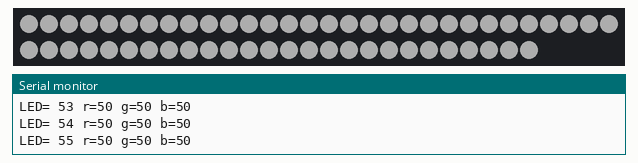
A sketch run on a simulated Arduino Uno, built with avr-gcc and run on an emulated ATmega328P. Shown: 56 RGB LEDs in strip order, left to right, continuing on the next row, the last lines printed to the serial monitor. Dim RGB values are drawn brighter than linear.

Above: at 0.3 s.
At 1.5 s:
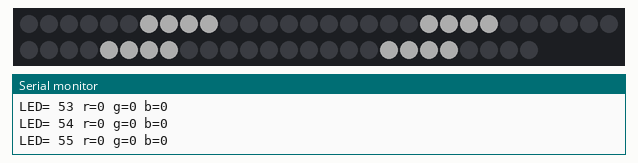
At 2.7 s:
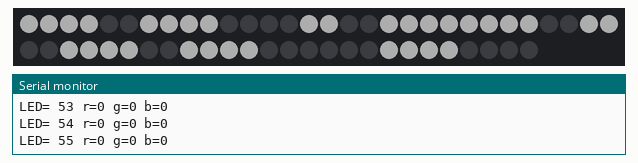
At 3.9 s:
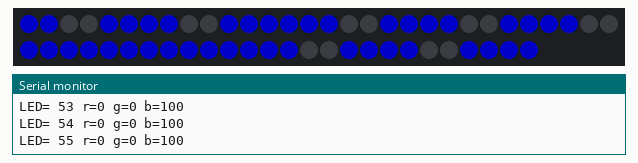

The sketch:

SevenSegmentDisplay.ino
```cpp
/*
 Name:		Arduino.ino
 Created:	04.08.2016 09:48:14
 Author:	nicole

 Update from Janurary 2022:
 The way the display is initalised changed: there are no longer global options. Which means: there should be more than one display per arduino possible
 eg:
 Display display_TeamOne =Display(6,2);  using pin 6
 Display display_TeamTwo =Display(8,2);  using pin 8

*/
#include <Adafruit_NeoPixel.h>
#include "Display.h"
#include "options.h"


Display display =Display(6,2); // sets Display options: Pin,  LEDs per Segment

// the setup function runs once when you press reset or power the board
void setup() {
	Serial.begin(57600);
	display.printStatus();
	display.init();

	display.show(8888, 50, 50, 50);

  //display.showFlag(1);


	//display.clear();
	//display.show(3, 0, 255, 165, 0);
	//display.show(2, 0, 50, 50, 50);
	//display.show(1, 0, 139, 69, 0);
	//display.show(0, 2, 100, 0, 0);


}

// the loop function runs over and over again until power down or reset
void loop() {
	//display.show(8888, 50, 50, 50);
  delay(1000);
  display.show(1111, 50, 50, 50);
   delay(1000);
  display.show(1234, 50, 50, 50);
  delay(1000);
  display.show(2022, 0, 0, 100);
	/*delay(3000);
//Serial.println(display.debugvalue(0));
//	Serial.println(display.debugvalue(1));
	//Serial.println(display.debugvalue(2));
	//Serial.println(display.debugvalue(3));
	//Serial.println(display.debugvalue(4));


	//delay(30000);
/*	for (int i = 0; i <= 9999; i++)
	{
		display.show(i, 0, 0, 100);
		delay(500);
	}
*/
/*	display.show(1,0,0,100);
	delay(2000);
	display.show(12, 0, 0, 100);
	delay(2000);
	display.show(123, 0, 0, 100);
	delay(2000);
	display.show(1234, 0, 0, 100);
	delay(2000);
	display.show(2345, 0, 0, 100);
	delay(2000);
	display.show(2016, 0, 0, 100);
	delay(5000);*/

}
```

Digit.cpp
```cpp
#include "Digit.h"
/*
 * A digit is any one of the numbers 0 to 9.
 * Here, 7 groups of LEDS are one segment.
 * The numbuer of LEDs is the sum over all the LEDs in the digit.
 * In the whole display, each LED as a unique, integer value representing its position
 * As the digit itself doesn't care, which postion it has in the whole display it passes startvalue and offset
 * through to the LED Object.
 */
Digit::Digit()
{
}

void Digit::init(int offset, int numberOfLedsPerSegment)
{
  m_StartValue = offset;
  m_LedsPerSegment = numberOfLedsPerSegment;
  numberOfLEDs = numberOfLedsPerSegment*7;

  for (int i = 0; i < numberOfLEDs; i++)
  {
    leds[i] = LED(m_StartValue + i);
  }
}

LED Digit::getLED(int i)
{
  return leds[i];
}


void Digit::setValue(int value)
{
  for (int i = 0; i < numberOfLEDs; i++)
  {
    leds[i].turnOff();
  }
  switch (value) {
    case -2:

    case 0:
      // Top
      turnOn(Top);
      // Top Left
      turnOn(TopLeft);
      // Top Right
      turnOn(TopRight);
      // Bottom
      turnOn(Bottom);
      // Bottom Left
      turnOn(BottomLeft);
      // Bottom Right
      turnOn(BottomRight);
      break;
    case 1:
      // Top Right
      turnOn(TopRight);
      // Bottom Right
      turnOn(BottomRight);
      break;
    case 2:
      // Top
      turnOn(Top);
      // Top Right
      turnOn(TopRight);
      // Bottom
      turnOn(Bottom);
      // Bottom Left
      turnOn(BottomLeft);
      // Middel
      turnOn(Center);
      break;
    case 3:
      // Top
      turnOn(Top);
      // Top Right
      turnOn(TopRight);
      // Bottom
      turnOn(Bottom);
      // Bottom Right
      turnOn(BottomRight);
      // Middel
      turnOn(Center);
      break;
    case 4:

      // Top Left
      turnOn(TopLeft);

      // Top Right
      turnOn(TopRight);
      // Bottom Right
      turnOn(BottomRight);
      // Middel
      turnOn(Center);
      break;
    case 5:
      // Top
      turnOn(Top);
      // Top Left
      turnOn(TopLeft);
      // Bottom
      turnOn(Bottom);

      // Bottom Right
      turnOn(BottomRight);
      // Middel
      turnOn(Center);
      break;
    case 6:
      // Top
      turnOn(Top);
      // Top Left
      turnOn(TopLeft);
      // Bottom
      turnOn(Bottom);
      // Bottom Left
      turnOn(BottomLeft);
      // Bottom Right
      turnOn(BottomRight);
      // Middel
      turnOn(Center);
      break;
    case 7:
      // Top
      turnOn(Top);
      // Top Right
      turnOn(TopRight);
      // Bottom Right
      turnOn(BottomRight);

      break;
    case 8:
      // Top
      turnOn(Top);
      // Top Left
      turnOn(TopLeft);
      // Top Right
      turnOn(TopRight);
      // Bottom
      turnOn(Bottom);
      // Bottom Left
      turnOn(BottomLeft);
      // Bottom Right
      turnOn(BottomRight);
      // Middel
      turnOn(Center);
      break;
    case 9:
      // Top
      turnOn(Top);
      // Top Left
      turnOn(TopLeft);
      // Top Right
      turnOn(TopRight);
      // Bottom
      turnOn(Bottom);
      // Bottom Right
      turnOn(BottomRight);
      // Middel
      turnOn(Center);
      break;
  }
}

void Digit::setValue(int value, uint16_t r, uint16_t g, uint16_t b)
{

  //switch all of:
  for (int i = 0; i < numberOfLEDs; i++)
  {
    leds[i].turnOff();
  }
  switch (value) {
    case -2:

    case 0:
      // Top
      setColor(Top, r, g, b);
      // Top Left
      setColor(TopLeft, r, g, b);
      // Top Right
      setColor(TopRight, r, g, b);
      // Bottom
      setColor(Bottom, r, g, b);

      // Bottom Left
      setColor(BottomLeft, r, g, b);

      // Bottom Right
      setColor(BottomRight, r, g, b);
      break;
    case 1:
      // Top Right
      setColor(TopRight, r, g, b);
      // Bottom Right
      setColor(BottomRight, r, g, b);
      break;
    case 2:
      // Top
      setColor(Top, r, g, b);
      // Top Right
      setColor(TopRight, r, g, b);
      // Bottom
      setColor(Bottom, r, g, b);
      // Bottom Left
      setColor(BottomLeft, r, g, b);
      // Middel
      setColor(Center, r, g, b);
      break;
    case 3:
      // Top
      setColor(Top, r, g, b);
      // Top Right
      setColor(TopRight, r, g, b);
      // Bottom
      setColor(Bottom, r, g, b);
      // Bottom Right
      setColor(BottomRight, r, g, b);
      // Middel
      setColor(Center, r, g, b);
      break;
    case 4:

      // Top Left
      setColor(TopLeft, r, g, b);
      // Top Right
      setColor(TopRight, r, g, b);
      // Bottom Right
      setColor(BottomRight, r, g, b);
      // Middel
      setColor(Center, r, g, b);
      break;
    case 5:
      // Top
      setColor(Top, r, g, b);
      // Top Left
      setColor(TopLeft, r, g, b);
      // Bottom
      setColor(Bottom, r, g, b);

      // Bottom Right
      setColor(BottomRight, r, g, b);
      // Middel
      setColor(Center, r, g, b);
      break;
    case 6:
      // Top
      setColor(Top, r, g, b);
      // Top Left
      setColor(TopLeft, r, g, b);
      // Bottom
      setColor(Bottom, r, g, b);
      // Bottom Left
      setColor(BottomLeft, r, g, b);
      // Bottom Right
      setColor(BottomRight, r, g, b);
      // Middel
      setColor(Center, r, g, b);
      break;
    case 7:
      // Top
      setColor(Top, r, g, b);
      // Top Right
      setColor(TopRight, r, g, b);
      // Bottom Right
      setColor(BottomRight, r, g, b);

      break;
    case 8:
      // Top
      setColor(Top, r, g, b);
      // Top Left
      setColor(TopLeft, r, g, b);
      // Top Right
      setColor(TopRight, r, g, b);
      // Bottom
      setColor(Bottom, r, g, b);
      // Bottom Left
      setColor(BottomLeft, r, g, b);
      // Bottom Right
      setColor(BottomRight, r, g, b);
      // Middel
      setColor(Center, r, g, b);
      break;
    case 9:
      // Top
      setColor(Top, r, g, b);
      // Top Left
      setColor(TopLeft, r, g, b);
      // Top Right
      setColor(TopRight, r, g, b);

      // Bottom
      setColor(Bottom, r, g, b);
      // Bottom Right
      setColor(BottomRight, r, g, b);

      // Middel
      setColor(Center, r, g, b);

      break;
  }

}

void Digit::turnOn(int segment) {
  int startValue = segment * m_LedsPerSegment;
  int endValue = startValue + m_LedsPerSegment;
  for (int i = startValue; i < endValue; i++)
  {
    leds[i].turnOn();
  }
}

void Digit::setColor(int segment, uint16_t r, uint16_t g, uint16_t b) {
  int startValue = segment * m_LedsPerSegment;
  int endValue = startValue + m_LedsPerSegment;
  for (int i = startValue; i < endValue; i++)
  {
    leds[i].setColor(r, g, b);
  }
}


int Digit::getOffset()
{
  return m_StartValue;
}

void Digit::showFlag(int i) {
  switch (i)
  {
    case 1:
      // Top
      leds[4].setColor(0, 0, 0);
      leds[5].setColor(0, 0, 0);
      // Top Left
      leds[2].setColor(30, 0, 0);
      leds[3].setColor(0, 0, 0);
      // Top Right
      leds[6].setColor(0, 0, 0);
      leds[7].setColor(30, 0, 0);
      // Bottom
      leds[10].setColor(255, 255, 0);
      leds[11].setColor(255, 255, 0);
      // Bottom Left
      leds[12].setColor(255, 255, 0);
      leds[13].setColor(255, 0, 0);
      // Bottom Right
      leds[8].setColor(255, 0, 0);
      leds[9].setColor(255, 255, 0);
      // Middel
      leds[0].setColor(255, 0, 0);
      leds[1].setColor(255, 0, 0);
      break;
  }
}

Digit::~Digit()
{
}
```

Digit.h
```cpp
#pragma once
#include "LED.h"
#include <stdint.h>
#include "options.h"


class Digit
{
public:
	Digit();
	~Digit();
	int numberOfLEDs;  // The number of LEDs is the sum over all the LEDs in the digit.
	void setValue(int value, uint16_t r, uint16_t g, uint16_t b);
	void setValue(int value);
	int getOffset();
	void init(int offset, int numberOfLedsPerSegment);
	LED getLED(int number);
	void showFlag(int i);


private:
	int m_StartValue;
  int m_LedsPerSegment;
	LED leds[MAX_LEDS_PER_SEGMENT * 7];
	void turnOn(int segment);
 void setColor(int segment,uint16_t r, uint16_t g, uint16_t b);

  const char Center = 0;
  const char TopLeft = 1;
  const char Top = 2;
  const char TopRight = 3;
  const char BottomRight = 4;
  const char Bottom =5;
  const char BottomLeft =6;
};
```

Display.cpp
```cpp
#include "Display.h"
#include <Adafruit_NeoPixel.h>


Display::Display(int pin,  int LEDperSegment)
{
  m_pin = pin;
  m_LEDperSegment = LEDperSegment;
}

void Display::printStatus()
{
	Serial.print(F("Number of Digits: "));
	Serial.println(DIGITS);

	Serial.print(F("Pin used: "));
	Serial.println(m_pin);
}

Display::~Display()
{

}

void Display::showFlag(int color) {
	Serial.println(F("Show Flag"));
	for (int i = 0; i < DIGITS; i++)
	{
		Serial.print(F("Digit "));
		Serial.println(i);
		digits[i].showFlag(color);
	}

	ShowDigits();
}

int Display::debugvalue(int i)
{
	if (i == 0)
	{
		return digits[0].getOffset();
	}
	else if (i == 1)
	{
		return digits[1].getOffset();
	}
	else if (i == 2)
	{
		return digits[2].getOffset();
	}
	else if (i == 3)
	{
		return digits[3].getOffset();
	}
	else if (i == 4)
	{
		return show(8888,255,255,255);
	}
}
void Display::init()
{
	int numberofLEDs = DIGITS * 7 * m_LEDperSegment ;

	m_strip =  Adafruit_NeoPixel(numberofLEDs, m_pin, NEO_GRB + NEO_KHZ800);
	m_strip.begin();


	Serial.println(F("Displayinit"));

	clear();


 	digits[0].init(0,m_LEDperSegment);
	digits[1].init(digits[0].numberOfLEDs + digits[0].getOffset(),m_LEDperSegment);
	digits[2].init(digits[1].numberOfLEDs + digits[1].getOffset(),m_LEDperSegment);
	digits[3].init(digits[2].numberOfLEDs + digits[2].getOffset(),m_LEDperSegment);


 Serial.print(F("digits[0].numberOfLEDs: "));
 Serial.println(digits[0].numberOfLEDs);
Serial.print(F("digits[1].getOffset(): "));
 Serial.println(digits[1].getOffset());
}

void Display::show(int digit, int number, int r, int g, int b) {
	digits[digit].setValue(number, r, g, b);
	ShowDigits();
}

void Display::showA(int number, int r, int g, int b) {

	digits[3].setValue(getTens(number), r, g, b);
	digits[2].setValue(getOnes(number), r, g, b);

	ShowDigits();
}

void Display::showB(int number, int r, int g, int b) {
	digits[1].setValue(getTens(number), r, g, b);
	digits[0].setValue(getOnes(number), r, g, b);

	ShowDigits();
}

void Display::show(int digit, int number) {
	digits[digit].setValue(number);
	ShowDigits();
}

void Display::showA(int number) {

	digits[3].setValue(getTens(number));
	digits[2].setValue(getOnes(number));

	ShowDigits();
}

void Display::showB(int number) {
	digits[1].setValue(getTens(number));
	digits[0].setValue(getOnes(number));

	ShowDigits();
}

int Display::getHundreds(int number)
{
	int hundreds = -1;
	if (number > 99)
	{
		hundreds = (number % 1000) / 100;

	}
	return hundreds;
}

int Display::getThousands(int number)
{
	int thousands = -1;
	if (number > 999)
	{
		thousands = (number % 10000) / 1000;

	}
	return thousands;
}


int Display::getOnes(int number)
{
	int ones = 0;
	if (number > 0)
	{
		ones = (number % 10);
	}
	return ones;
}
int Display::getTens(int number)
{
	int tens = -1;
	if (number > 9)
	{
		tens = (number % 100) / 10;

	}
	return tens;
}

int Display::show(int number, int r, int g, int b)
{
	int thousands =-1;
	int hundreds=-1;
	int tens=-1;
	int ones=0;

	if (number > 999)
	{
		thousands = (number % 10000) / 1000;

	}
	if (number > 99)
	{
		hundreds=(number % 1000) / 100;

	}
	if (number > 9)
	{
		tens= (number % 100) / 10;

	}
	if (number > 0)
	{
		ones= (number % 10) ;
	}
  Serial.println(F("ones:"));

	digits[0].setValue(ones,r,g,b);
	digits[1].setValue(tens,r,g,b);
	digits[2].setValue(hundreds,r,g,b);
	digits[3].setValue(thousands, r, g, b);

	ShowDigits();

	return thousands;
}


void Display::ShowDigits()
{
	Serial.println(F("Show Digit:"));
for (int i = 0; i < DIGITS; i++)
{
  for (int j = 0; j < digits[0].numberOfLEDs; j++)
		{
				m_strip.setPixelColor(digits[i].getLED(j).getPositon(), digits[i].getLED(j).r, digits[i].getLED(j).g, digits[i].getLED(j).b);
				Serial.print(F("LED= "));
				Serial.print(digits[i].getLED(j).getPositon());
				Serial.print(F(" r="));
				Serial.print(digits[i].getLED(j).r);
				Serial.print(F(" g="));
				Serial.print(digits[i].getLED(j).g);
				Serial.print(F(" b="));
				Serial.println(digits[i].getLED(j).b);
			 }
		}


  m_strip.show();
}

void Display::clear()
{
	m_strip.clear();
	m_strip.show();
}
```

Display.h
```cpp
#pragma once
#include <Adafruit_NeoPixel.h>
#include "Digit.h"

#define DIGITS  4  // to avoid "magic numbers": this is a displaysoftware adjusted for 4 digits

class Display
{
public:
	Display(int pin, int ledsPerSegment);
	~Display();
	void printStatus();
	void show(int digit, int number, int r, int g, int b);
	void showA(int number, int r, int g, int b);
	void showB(int number, int r, int g, int b);
	void show(int digit, int number);
	void showA(int number);
	void showB(int number);
	int show(int number, int r, int g, int b);
	void clear();
	void init();
	int debugvalue(int value);
	void showFlag(int i);
private:
	void ShowDigits();
	int m_pin;
  int m_LEDperSegment;
	Adafruit_NeoPixel m_strip;
	Digit digits[DIGITS];
	int getHundreds(int value);
	int getThousands(int number);
	int getTens(int number);
	int getOnes(int number);

};
```

LED.cpp
```cpp
#include "LED.h"

LED::LED()
{
	position = 0;

}

LED::LED(uint16_t pos)
{
	position = pos;
}

uint16_t LED::getPositon() {
	return position;
}

void LED::turnOff() {
    old_r = r;
	old_g = g;
	old_b = b;
	this->r = 0;
	this->g = 0;
	this->b = 0;
}

void LED::turnOn() {
	r = old_r;
	g = old_g;
	b = old_b;
}


void LED::setColor(uint16_t rNew, uint16_t gNew, uint16_t bNew) {
	this->r = rNew;
	this->g = gNew;
	this->b = bNew;
}
LED::~LED()
{
}
```

LED.h
```cpp
#pragma once
#include <stdint.h>
/*
 *
 *
 */
class LED
{
public:
	LED();
	LED(uint16_t pos);
	~LED();

	uint16_t getPositon();
	void setColor(uint16_t r, uint16_t g, uint16_t b);
	void turnOff();
	void turnOn();

	uint16_t r;
	uint16_t g;
	uint16_t b;


private:
	uint16_t position;
	uint16_t old_r;
	uint16_t old_g;
	uint16_t old_b;

};
```

options.h
```cpp
#pragma once

#define MAX_LEDS_PER_SEGMENT  2  // used for initializing arrays, don't set it higher than necessary
```

Measured:
- by itself, everything shown: repeats every 3.6 s, in 3 steps
- what the display in image 0 shows lasts 1.2 s, from 0.2 s to 1.4 s
